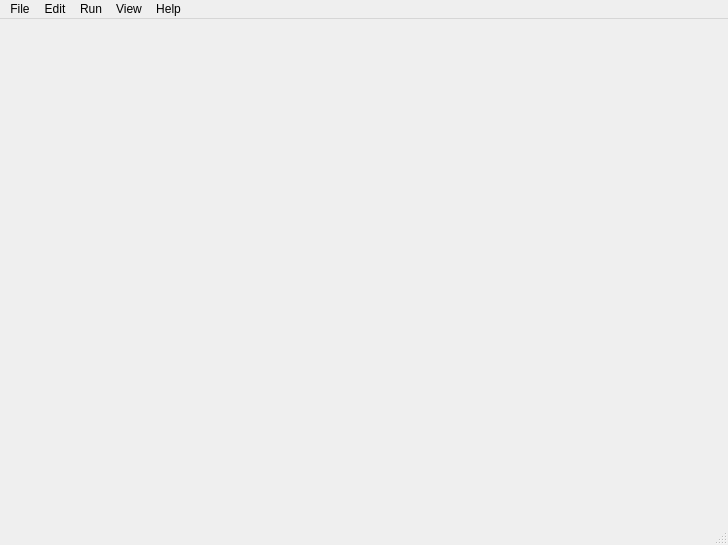
<?xml version="1.0" encoding="UTF-8"?>
<ui version="4.0">
 <class>MainWindow</class>
 <widget class="QMainWindow" name="MainWindow">
  <property name="geometry">
   <rect>
    <x>0</x>
    <y>0</y>
    <width>728</width>
    <height>545</height>
   </rect>
  </property>
  <property name="windowTitle">
   <string>MainWindow</string>
  </property>
  <widget class="QWidget" name="centralWidget"/>
  <widget class="QMenuBar" name="menuBar">
   <property name="geometry">
    <rect>
     <x>0</x>
     <y>0</y>
     <width>728</width>
     <height>21</height>
    </rect>
   </property>
   <widget class="QMenu" name="menuFile">
    <property name="title">
     <string>File</string>
    </property>
    <addaction name="actionNew"/>
    <addaction name="actionOpen"/>
    <addaction name="separator"/>
    <addaction name="actionSave"/>
    <addaction name="actionSave_As"/>
    <addaction name="separator"/>
    <addaction name="actionPrint"/>
    <addaction name="actionExport"/>
   </widget>
   <widget class="QMenu" name="menuEdit">
    <property name="title">
     <string>Edit</string>
    </property>
    <addaction name="actionCut"/>
    <addaction name="actionCopy"/>
    <addaction name="actionPaste"/>
    <addaction name="separator"/>
    <addaction name="actionUndo"/>
    <addaction name="actionRedo"/>
   </widget>
   <widget class="QMenu" name="menuRun">
    <property name="title">
     <string>Run</string>
    </property>
    <addaction name="actionRun"/>
   </widget>
   <widget class="QMenu" name="menuView">
    <property name="title">
     <string>View</string>
    </property>
   </widget>
   <widget class="QMenu" name="menuHelp">
    <property name="title">
     <string>Help</string>
    </property>
    <addaction name="actionAbout"/>
    <addaction name="actionAbout_Framework"/>
   </widget>
   <addaction name="menuFile"/>
   <addaction name="menuEdit"/>
   <addaction name="menuRun"/>
   <addaction name="menuView"/>
   <addaction name="menuHelp"/>
  </widget>
  <widget class="QStatusBar" name="statusBar"/>
  <action name="actionNew">
   <property name="icon">
    <iconset theme="document-new">
     <normaloff>.</normaloff>.</iconset>
   </property>
   <property name="text">
    <string>New</string>
   </property>
   <property name="shortcut">
    <string>Ctrl+N</string>
   </property>
  </action>
  <action name="actionOpen">
   <property name="icon">
    <iconset theme="document-open">
     <normaloff>.</normaloff>.</iconset>
   </property>
   <property name="text">
    <string>Open</string>
   </property>
   <property name="shortcut">
    <string>Ctrl+O</string>
   </property>
  </action>
  <action name="actionSave">
   <property name="icon">
    <iconset theme="document-save">
     <normaloff>.</normaloff>.</iconset>
   </property>
   <property name="text">
    <string>Save</string>
   </property>
   <property name="shortcut">
    <string>Ctrl+S</string>
   </property>
  </action>
  <action name="actionSave_As">
   <property name="text">
    <string>Save As</string>
   </property>
  </action>
  <action name="actionPrint">
   <property name="icon">
    <iconset theme="document-print">
     <normaloff>.</normaloff>.</iconset>
   </property>
   <property name="text">
    <string>Print</string>
   </property>
   <property name="shortcut">
    <string>Ctrl+P</string>
   </property>
  </action>
  <action name="actionExport">
   <property name="icon">
    <iconset theme="document-exportpdf">
     <normaloff>.</normaloff>.</iconset>
   </property>
   <property name="text">
    <string>Export...</string>
   </property>
  </action>
  <action name="actionCut">
   <property name="icon">
    <iconset theme="edit-cut">
     <normaloff>.</normaloff>.</iconset>
   </property>
   <property name="text">
    <string>Cut</string>
   </property>
   <property name="shortcut">
    <string>Ctrl+X</string>
   </property>
  </action>
  <action name="actionCopy">
   <property name="icon">
    <iconset theme="edit-copy">
     <normaloff>.</normaloff>.</iconset>
   </property>
   <property name="text">
    <string>Copy</string>
   </property>
   <property name="shortcut">
    <string>Ctrl+C</string>
   </property>
  </action>
  <action name="actionPaste">
   <property name="icon">
    <iconset theme="edit-paste">
     <normaloff>.</normaloff>.</iconset>
   </property>
   <property name="text">
    <string>Paste</string>
   </property>
   <property name="shortcut">
    <string>Ctrl+V</string>
   </property>
  </action>
  <action name="actionUndo">
   <property name="icon">
    <iconset theme="edit-undo">
     <normaloff>.</normaloff>.</iconset>
   </property>
   <property name="text">
    <string>Undo</string>
   </property>
   <property name="shortcut">
    <string>Ctrl+Z</string>
   </property>
  </action>
  <action name="actionRedo">
   <property name="icon">
    <iconset theme="edit-redo">
     <normaloff>.</normaloff>.</iconset>
   </property>
   <property name="text">
    <string>Redo</string>
   </property>
   <property name="shortcut">
    <string>Ctrl+Y</string>
   </property>
  </action>
  <action name="actionRun">
   <property name="text">
    <string>Run</string>
   </property>
   <property name="shortcut">
    <string>Ctrl+R</string>
   </property>
  </action>
  <action name="actionAbout">
   <property name="text">
    <string>About</string>
   </property>
  </action>
  <action name="actionAbout_Framework">
   <property name="text">
    <string>About Framework</string>
   </property>
  </action>
 </widget>
 <layoutdefault spacing="6" margin="11"/>
 <resources/>
 <connections/>
</ui>
